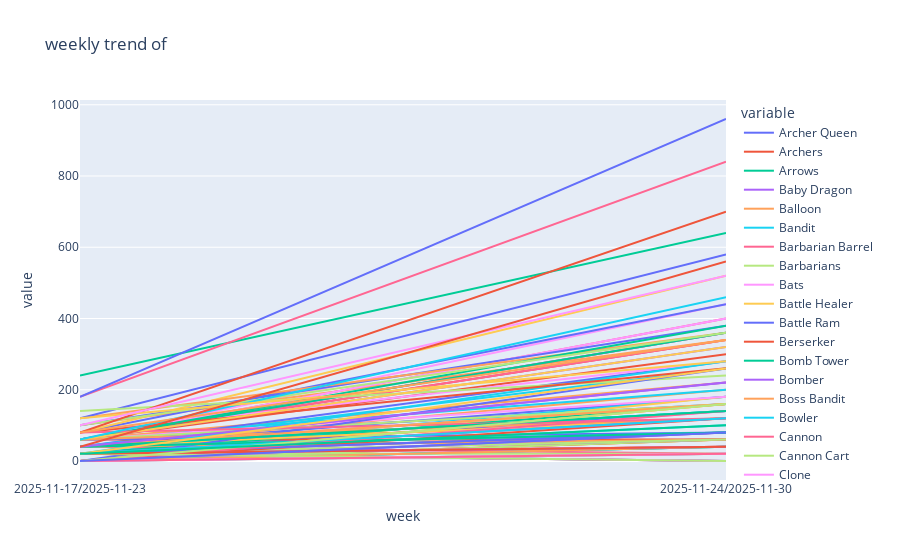

The code cell stored with this chart in its notebook:
### Markdown cell above
# NU WEL PLOT WANT DATASET WAS SCHIJT

### Code cell
fig = px.line(
    clean_df,
    x = clean_df.columns[0],
    y = clean_df.columns[1:],
    title= "weekly trend of"
)
fig.show()
